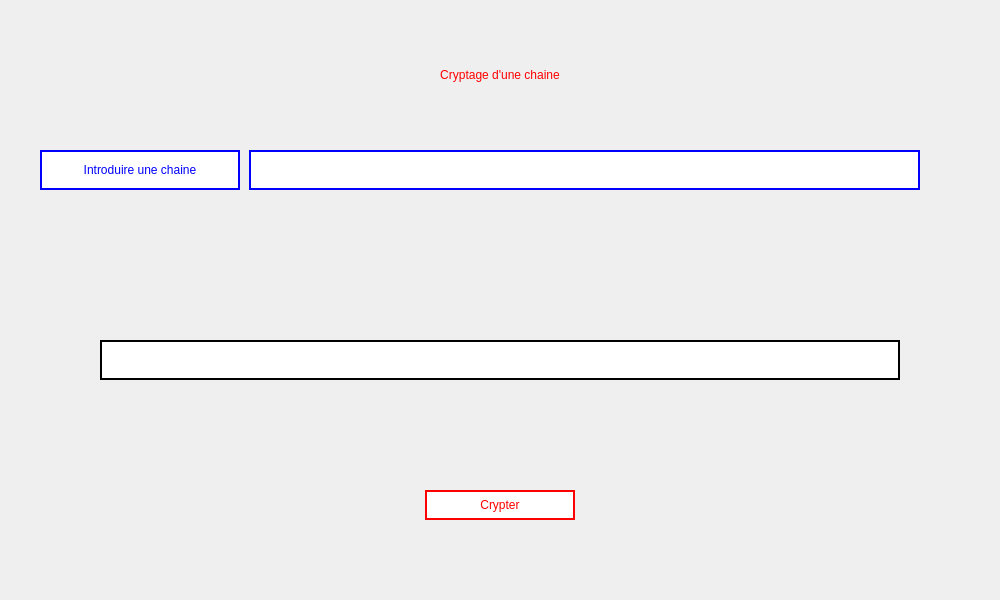
<?xml version="1.0" encoding="UTF-8"?>
<ui version="4.0">
 <class>Form</class>
 <widget class="QWidget" name="Form">
  <property name="geometry">
   <rect>
    <x>0</x>
    <y>0</y>
    <width>1000</width>
    <height>600</height>
   </rect>
  </property>
  <property name="windowTitle">
   <string>Form</string>
  </property>
  <widget class="QLabel" name="label">
   <property name="geometry">
    <rect>
     <x>400</x>
     <y>60</y>
     <width>200</width>
     <height>30</height>
    </rect>
   </property>
   <property name="styleSheet">
    <string notr="true">color: red;
font: 75 12pt &quot;MS Shell Dlg 2&quot;;</string>
   </property>
   <property name="text">
    <string>Cryptage d'une chaine</string>
   </property>
   <property name="alignment">
    <set>Qt::AlignCenter</set>
   </property>
  </widget>
  <widget class="QLabel" name="label_2">
   <property name="geometry">
    <rect>
     <x>40</x>
     <y>150</y>
     <width>200</width>
     <height>40</height>
    </rect>
   </property>
   <property name="styleSheet">
    <string notr="true">color: blue;
border: 2px solid blue;
background-color: white;
font: 75 10pt &quot;MS Shell Dlg 2&quot;;</string>
   </property>
   <property name="text">
    <string>Introduire une chaine</string>
   </property>
   <property name="alignment">
    <set>Qt::AlignCenter</set>
   </property>
  </widget>
  <widget class="QLineEdit" name="lineEdit">
   <property name="geometry">
    <rect>
     <x>249</x>
     <y>150</y>
     <width>671</width>
     <height>40</height>
    </rect>
   </property>
   <property name="styleSheet">
    <string notr="true">color: blue;
border: 2px solid blue;
background-color: white;
font: 75 10pt &quot;MS Shell Dlg 2&quot;;</string>
   </property>
  </widget>
  <widget class="QLabel" name="resultLabel">
   <property name="geometry">
    <rect>
     <x>100</x>
     <y>340</y>
     <width>800</width>
     <height>40</height>
    </rect>
   </property>
   <property name="styleSheet">
    <string notr="true">color: black;
border: 2px solid black;
background-color: white;
font: 75 10pt &quot;MS Shell Dlg 2&quot;;</string>
   </property>
   <property name="text">
    <string/>
   </property>
   <property name="alignment">
    <set>Qt::AlignCenter</set>
   </property>
  </widget>
  <widget class="QPushButton" name="pushButton">
   <property name="geometry">
    <rect>
     <x>425</x>
     <y>490</y>
     <width>150</width>
     <height>30</height>
    </rect>
   </property>
   <property name="styleSheet">
    <string notr="true">color: red;
border: 2px solid red;
background-color: white;
font: 75 10pt &quot;MS Shell Dlg 2&quot;;</string>
   </property>
   <property name="text">
    <string>Crypter</string>
   </property>
  </widget>
 </widget>
 <resources/>
 <connections/>
</ui>
